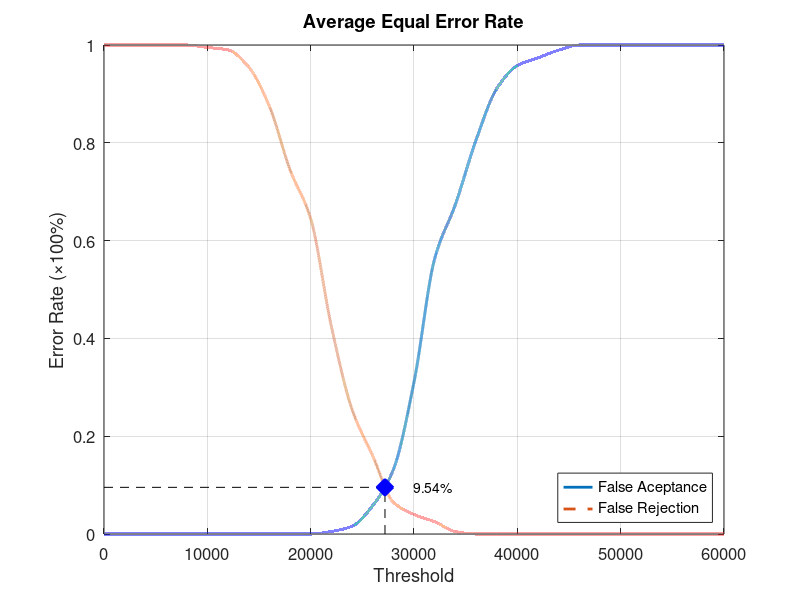
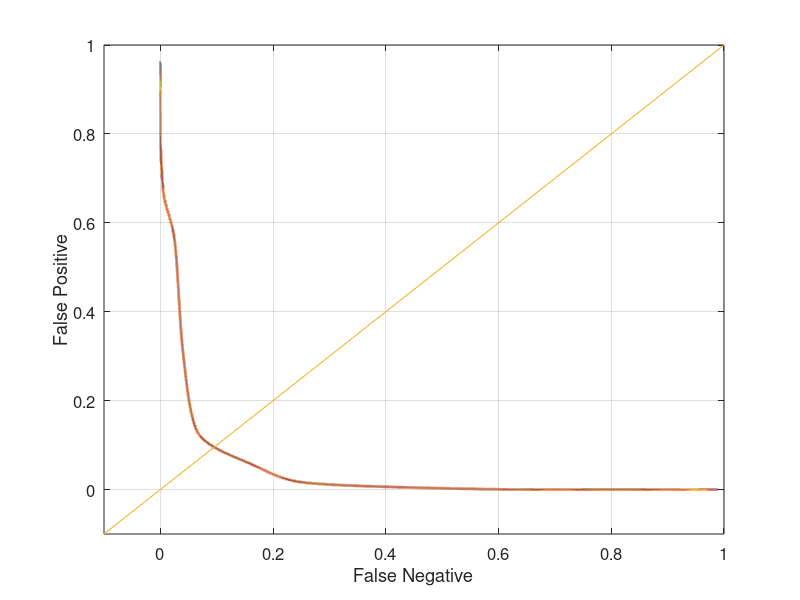

Reproduce these figures in MATLAB, in order.
function yEER = Database2_3
close all;
clear;
clc;
x = 0:2000:60000;
xq = 0:0.5:60000;

y0 = [0 0 0 0 0 0 0 0 0 0 0 0.00526316 0.0157895 0.0578947 0.131579 0.310526 0.563158 0.673684 0.805263 0.910526 0.957895 0.973684 0.989474 1 1 1 1 1 1 1 1];
yy0 = interp1(x, y0, xq, 'pchip');
y1 = [1 1 1 1 1 0.995 0.99 0.955 0.875 0.745 0.645 0.425 0.255 0.16 0.065 0.04 0.025 0.005 0 0 0 0 0 0 0 0 0 0 0 0 0];
yy1 = interp1(x, y1, xq, 'pchip');

% Calculating EER: 
y2 = abs(y0 - y1);
find(y2 == min(y2))
yy2 = abs(yy0 - yy1);
xEER = find(yy2 == min(yy2));
xEERIndex = xq(xEER) % X-axis EER
yEER = yy0(xEER) % Y-axis EER

main = figure
plot(xq, yy0,'-','LineWidth', 2);	hold on
plot(xq, yy1,'--','LineWidth', 2);	hold on
plot([xEERIndex xEERIndex], [0 yEER], 'k--');	hold on
plot([0 xEERIndex], [yEER yEER], 'k--');	hold on
plot(xEERIndex, yEER, 'bx', 'LineWidth', 10);	hold on
text(xEERIndex + 10 * xEERIndex / 100, yEER, [num2str(round((10000 * yEER)) / 100) '%'])
legend('False Aceptance', 'False Rejection', 'Location', 'SouthEast')
xlabel('Threshold')
ylabel('Error Rate (\times100%)')
title('Average Equal Error Rate')
set(gca, 'FontSize', 12)
axis([0 60000 0 1])
grid on

print(main, 'Database2_3Main', '-dpng');
FNRxFPR = figure('Color', [1 1 1]);
plot(yy1, yy0, '-', yy1, yy0, 'LineWidth', 2);
hold on
y = -0.1:0.1:1
plot(y, y); 
set(gca, 'FontSize', 12)
xlabel('False Negative')
ylabel('False Positive')
axis([-0.1 1 -0.1 1])
set(gca, 'FontSize', 12)
grid on

print(FNRxFPR, 'Database2_3FNRxFPR','-dpng');
end
